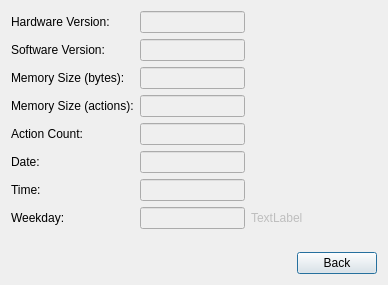
<?xml version="1.0" encoding="UTF-8"?>
<ui version="4.0">
 <class>Dialog</class>
 <widget class="QDialog" name="Dialog">
  <property name="geometry">
   <rect>
    <x>0</x>
    <y>0</y>
    <width>388</width>
    <height>285</height>
   </rect>
  </property>
  <property name="windowTitle">
   <string>Device Info</string>
  </property>
  <property name="modal">
   <bool>false</bool>
  </property>
  <layout class="QVBoxLayout" name="verticalLayout">
   <item>
    <layout class="QGridLayout" name="gridLayout">
     <item row="0" column="1">
      <widget class="QLineEdit" name="txtHwVersion">
       <property name="enabled">
        <bool>false</bool>
       </property>
      </widget>
     </item>
     <item row="0" column="2">
      <spacer name="horizontalSpacer_2">
       <property name="orientation">
        <enum>Qt::Horizontal</enum>
       </property>
       <property name="sizeHint" stdset="0">
        <size>
         <width>93</width>
         <height>20</height>
        </size>
       </property>
      </spacer>
     </item>
     <item row="0" column="0">
      <widget class="QLabel" name="label">
       <property name="frameShape">
        <enum>QFrame::NoFrame</enum>
       </property>
       <property name="text">
        <string>Hardware Version:</string>
       </property>
      </widget>
     </item>
     <item row="4" column="0">
      <widget class="QLabel" name="label_4">
       <property name="text">
        <string>Action Count:</string>
       </property>
      </widget>
     </item>
     <item row="5" column="0">
      <widget class="QLabel" name="label_5">
       <property name="text">
        <string>Date:</string>
       </property>
      </widget>
     </item>
     <item row="3" column="1">
      <widget class="QLineEdit" name="txtMaxActions">
       <property name="enabled">
        <bool>false</bool>
       </property>
       <property name="toolTip">
        <string>&lt;html&gt;&lt;head/&gt;&lt;body&gt;&lt;p&gt;Maximum number of actions which
                                    can be stored in the device memory.&lt;/p&gt;&lt;/body&gt;&lt;/html&gt;
                                </string>
       </property>
      </widget>
     </item>
     <item row="6" column="1">
      <widget class="QLineEdit" name="txtTime">
       <property name="enabled">
        <bool>false</bool>
       </property>
       <property name="toolTip">
        <string>&lt;html&gt;&lt;head/&gt;&lt;body&gt;&lt;p&gt;Current time according to device.&lt;/p&gt;&lt;/body&gt;&lt;/html&gt;</string>
       </property>
      </widget>
     </item>
     <item row="7" column="1">
      <widget class="QLineEdit" name="txtWeekday">
       <property name="enabled">
        <bool>false</bool>
       </property>
       <property name="toolTip">
        <string>&lt;html&gt;&lt;head/&gt;&lt;body&gt;&lt;p&gt;Current weekday according to
                                    device.&lt;/p&gt;&lt;/body&gt;&lt;/html&gt;
                                </string>
       </property>
      </widget>
     </item>
     <item row="5" column="1">
      <widget class="QLineEdit" name="txtDate">
       <property name="enabled">
        <bool>false</bool>
       </property>
       <property name="toolTip">
        <string>&lt;html&gt;&lt;head/&gt;&lt;body&gt;&lt;p&gt;Current date according to device.&lt;/p&gt;&lt;/body&gt;&lt;/html&gt;</string>
       </property>
      </widget>
     </item>
     <item row="2" column="0">
      <widget class="QLabel" name="label_3">
       <property name="text">
        <string>Memory Size (bytes):</string>
       </property>
      </widget>
     </item>
     <item row="1" column="1">
      <widget class="QLineEdit" name="txtSwVersion">
       <property name="enabled">
        <bool>false</bool>
       </property>
      </widget>
     </item>
     <item row="1" column="0">
      <widget class="QLabel" name="label_2">
       <property name="text">
        <string>Software Version:</string>
       </property>
      </widget>
     </item>
     <item row="6" column="0">
      <widget class="QLabel" name="label_6">
       <property name="text">
        <string>Time:</string>
       </property>
      </widget>
     </item>
     <item row="2" column="1">
      <widget class="QLineEdit" name="txtMemorySize">
       <property name="enabled">
        <bool>false</bool>
       </property>
      </widget>
     </item>
     <item row="3" column="0">
      <widget class="QLabel" name="label_8">
       <property name="text">
        <string>Memory Size (actions):</string>
       </property>
      </widget>
     </item>
     <item row="7" column="0">
      <widget class="QLabel" name="label_7">
       <property name="text">
        <string>Weekday:</string>
       </property>
      </widget>
     </item>
     <item row="4" column="1">
      <widget class="QLineEdit" name="txtActionCount">
       <property name="enabled">
        <bool>false</bool>
       </property>
       <property name="toolTip">
        <string>&lt;html&gt;&lt;head/&gt;&lt;body&gt;&lt;p&gt;Current number of actions in
                                    device memory.&lt;/p&gt;&lt;/body&gt;&lt;/html&gt;
                                </string>
       </property>
      </widget>
     </item>
     <item row="7" column="2">
      <widget class="QLabel" name="lblWeekdayName">
       <property name="enabled">
        <bool>false</bool>
       </property>
       <property name="text">
        <string>TextLabel</string>
       </property>
      </widget>
     </item>
     <item row="7" column="3">
      <spacer name="horizontalSpacer_4">
       <property name="orientation">
        <enum>Qt::Horizontal</enum>
       </property>
       <property name="sizeHint" stdset="0">
        <size>
         <width>40</width>
         <height>20</height>
        </size>
       </property>
      </spacer>
     </item>
    </layout>
   </item>
   <item>
    <spacer name="verticalSpacer">
     <property name="orientation">
      <enum>Qt::Vertical</enum>
     </property>
     <property name="sizeHint" stdset="0">
      <size>
       <width>20</width>
       <height>63</height>
      </size>
     </property>
    </spacer>
   </item>
   <item>
    <layout class="QHBoxLayout" name="horizontalLayout">
     <item>
      <spacer name="horizontalSpacer">
       <property name="orientation">
        <enum>Qt::Horizontal</enum>
       </property>
       <property name="sizeHint" stdset="0">
        <size>
         <width>40</width>
         <height>20</height>
        </size>
       </property>
      </spacer>
     </item>
     <item>
      <widget class="QPushButton" name="cmdBack">
       <property name="text">
        <string>Back</string>
       </property>
      </widget>
     </item>
    </layout>
   </item>
  </layout>
  <zorder></zorder>
 </widget>
 <resources/>
 <connections/>
</ui>
